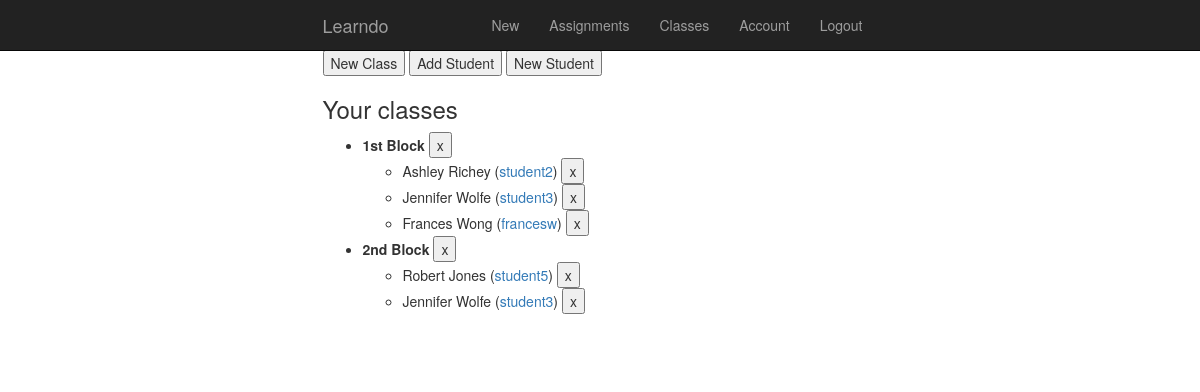
Page /teacher/7/classes (signed in) on the earlier database version.
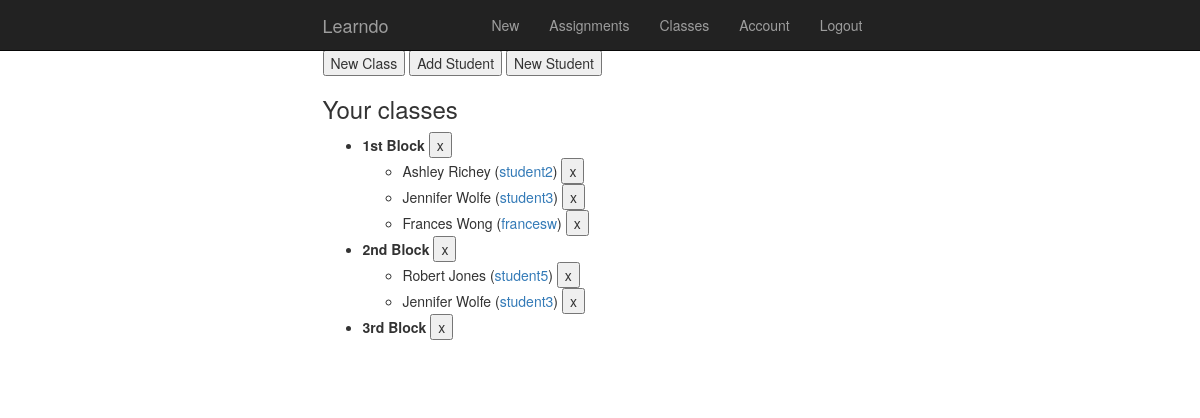
Same page on the later database version.
### model.py (models this page shows, shortened)
class Class(db.Model):
    __tablename__ = "classes"
    class_id = db.Column(db.Integer, autoincrement=True, primary_key=True)
    class_name = db.Column(db.String(64), nullable=False)

class User(db.Model):
    __tablename__ = "users"
    user_id = db.Column(db.Integer, autoincrement=True, primary_key=True)
    is_teacher = db.Column(db.Boolean, nullable=False)
    username = db.Column(db.Integer, nullable=False, unique=True)
    password = db.Column(db.String(16), nullable=False)
    email = db.Column(db.String(64), nullable=True)
    first_name = db.Column(db.String(32), nullable=False)
    last_name = db.Column(db.String(32), nullable=True)
    display_name = db.Column(db.String(32), nullable=True)
    school = db.Column(db.String(64), nullable=True)
    classes = db.relationship("Class",
                             secondary='usersclasses',
                             backref="users")
    tasks = db.relationship('Task', backref='user')
    assignments = db.relationship('Assignment', backref='user')

### server.py (the view)
@app.route('/teacher/<int:user_id>/classes')
def manage_classes(user_id):
    if session['user_id'] == user_id:
        teacher = User.query.get(user_id) ## Can I make this a global variable or store in session?
        class_list = show_classes(teacher)
        return render_template("class_list.html", teacher=teacher, class_list=class_list)
    else:
        flash("You do not have access to that page.")
        return redirect("/")

### helper.py (called while the page is built)
def show_classes(teacher):
    class_list = {}
    for each_class in teacher.classes:
        class_list[each_class.class_id] = {'class_name' : each_class.class_name }
        for student in each_class.users:
            if student.is_teacher == 0:
                if 'students' not in class_list[each_class.class_id]:
                    class_list[each_class.class_id]['students'] = []
                class_list[each_class.class_id]['students'].append(student)
    return class_list

### templates/class_list.html (shortened to what this page needs)
{% extends 'base.html' %}
{% block content %}
<div id="select-form">
    <button id="new-class" class="form-buttons">New Class</button>
    <button id="add-student" class="form-buttons">Add Student</button>
    <button id="new-student" class="form-buttons">New Student</button>
</div>
    <div id="class-list">
        <h3 id="your-classes">Your classes</h3>
        <ul>
        {% for class_id in class_list.keys() %}
            <li id="c{{ class_id }}"><b>{{ class_list[class_id]['class_name'] }}</b>
            <button class="delete_class" data-classid="{{ class_id }}">x</button>
            </li>
                {% if 'students' in class_list[class_id] %}
                  <ul id="class{{ class_id }}">
                    {% for student in class_list[class_id]['students'] %}
                    <li id="s{{ student.user_id }}">
                    {{ student.first_name }} {{ student.last_name }}
                    (<a href="/profile/{{student.user_id}}">{{student.username}}</a>)
                    <button class="remove_student" data-classid="{{ class_id }}" data-studentid="{{ student.user_id }}">x</button>
                    </li>
                    {% endfor %}
                  </ul>
                {% endif %}
        {% endfor %}
        </ul>
    </div>
{% endblock %}

### templates/base.html (shortened to what this page needs)
<!doctype html>
<html>
<head>
    <link href="https://maxcdn.bootstrapcdn.com/bootstrap/3.3.5/css/bootstrap.min.css" rel="stylesheet">
</head>
<body>
    <nav class="navbar navbar-inverse navbar-fixed-top">
      <div class="container">
      	<div class="row">
	      <div class="col-lg-6 col-md-8 col-xs-10">
	        <div class="navbar-header">
	          <a class="navbar-brand" href="#">Learndo</a>
	        </div>
	        <div id="navbar" class="collapse navbar-collapse pull-right">
	          <ul class="nav navbar-nav">
				{% if ("user_id" in session) and ("acct_type" in session) %}
					{% if session["acct_type"] == 'teacher' %}
							<li><a href='/new_assignment'>New</a></li>
							<li><a href='/teacher/{{ session['user_id'] }}/assignments'>Assignments</a></li>
							<li><a href='/teacher/{{ session['user_id'] }}/classes'>Classes</a></li>
							<li><a href='/profile/{{ session['user_id'] }}'>Account</a></li>
							<li><a href="/logout">Logout</a></li>
						</ul>
					{% else %}
							<li><a href='/student/{{ session['user_id'] }}/assignments'>Assignments</a></li>
							<li><a href='/profile/{{ session['user_id'] }}'>Account</a></li>
							<li><a href="/logout">Logout</a></li>
						</ul>
					{% endif %}
				{% else %}
					<li><a href="/login">Login</a></li>
					<li><a href="/register">Register</a></li>
					</ul>
				{% endif %}
	        </div>
	      </div>
	   </div>
      </div>
    </nav>
    <div class="container" style="margin-top: 50px;">
      <div class="row">
      	<div class="col-lg-3 col-md-2 col-xs-1"></div>
      	<div class="col-lg-6 col-md-8 col-xs-10">
        {% block content %}{% endblock %}
        </div>
        <div class="col-lg-3 col-md-2 col-xs-1"></div>
      </div>
      <br><br>
    </div>
</body>
</html>

Differences in the rows shown:
added Class: class_name "3rd Block"
Other differences:
new list line: "x"
